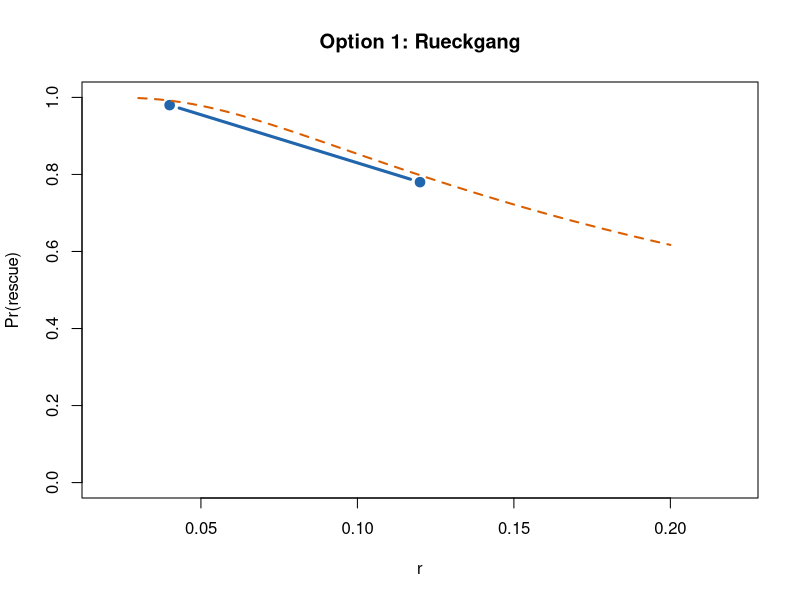
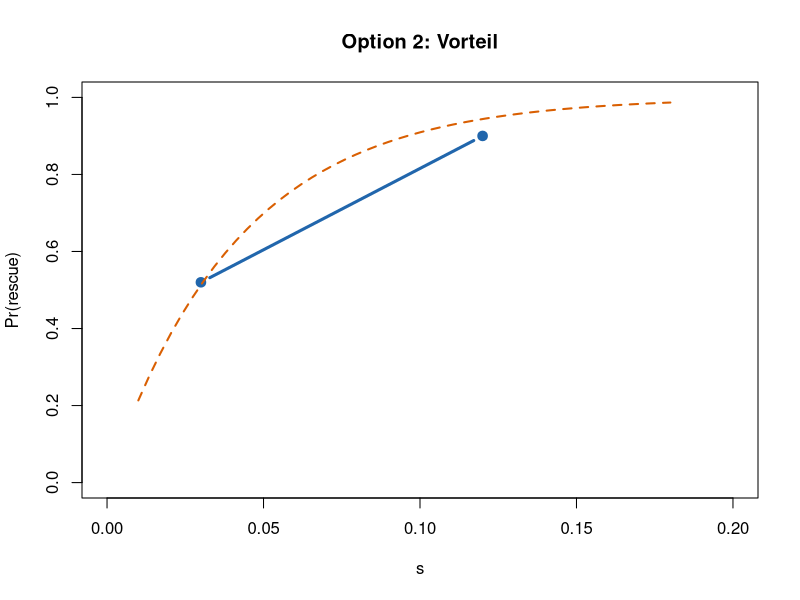
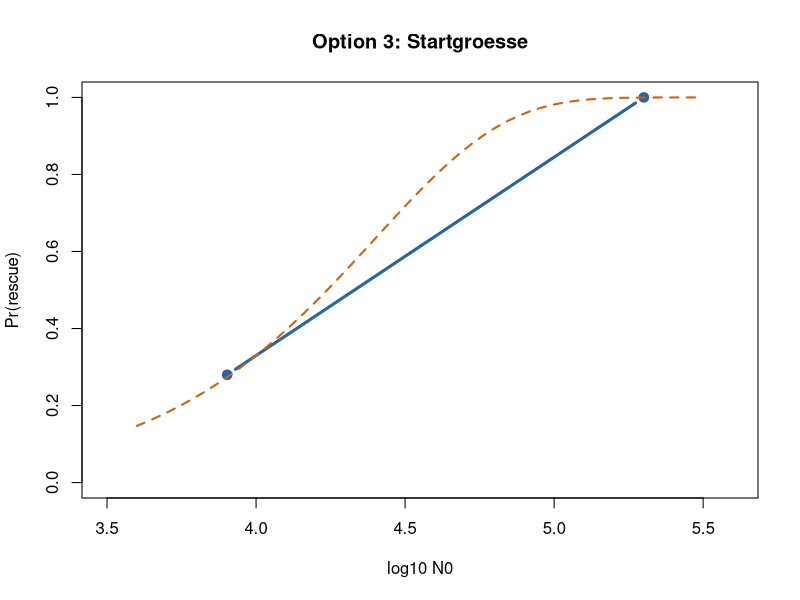

Recreate these plots in R, in order.
## ---- chunk 1
p_rescue_approx <- function(N0, r, s, U) {
  1 - exp(-2 * N0 * U * s / pmax(r, 1e-12))
}

one_rescue_run <- function(N0, r, s, U, max_gen = 180) {
  n_wt <- N0
  n_mut <- 0
  established <- FALSE
  N <- numeric(max_gen + 1)
  N[1] <- N0
  u <- min(1, max(0, 2 * s))
  for (t in seq_len(max_gen)) {
    if (!established && n_wt >= 1) {
      n_new <- rpois(1, lambda = U * n_wt)
      if (n_new > 0 && any(runif(n_new) < u)) {
        established <- TRUE
        n_mut <- 1
      }
    }
    n_wt <- n_wt * (1 - r)
    if (n_wt < 1) n_wt <- 0
    if (established) n_mut <- n_mut * (1 + s)
    tot <- n_wt + n_mut
    N[t + 1] <- tot
    if (!established && n_wt < 1) {
      if (t < max_gen) N[(t + 2):(max_gen + 1)] <- 0
      break
    }
  }
  list(rescued = established && (n_wt + n_mut) >= 1,
       N = pmax(N, 0), generation = 0:max_gen)
}

rescue_rate <- function(N0, r, s, U, n_reps = 80, max_gen = 160) {
  mean(replicate(n_reps, one_rescue_run(N0, r, s, U, max_gen)$rescued))
}
## ---- chunk 2
# Parameter aendern
set.seed(11)
N0 <- 8e4
s <- 0.08
U <- 1.5e-5
r_values <- c(0.04, 0.12)
n_reps <- 50
p_hat <- numeric(length(r_values))
for (i in seq_along(r_values)) {
  p_hat[i] <- rescue_rate(N0, r_values[i], s, U, n_reps = n_reps)
}
plot(r_values, p_hat, type = "b", pch = 19, lwd = 3, col = "#2166ac",
     xlim = c(0.02, 0.22), ylim = c(0, 1),
     xlab = "r", ylab = "Pr(rescue)",
     main = "Option 1: Rueckgang")
r_line <- seq(0.03, 0.20, length.out = 50)
lines(r_line, p_rescue_approx(N0, r_line, s, U),
      lwd = 2, lty = 2, col = "#d95f02")
## ---- chunk 3
set.seed(11)
N0 <- 8e4
r <- 0.10
U <- 1.5e-5
s_values <- c(0.03, 0.12)
n_reps <- 50
p_hat <- numeric(length(s_values))
for (i in seq_along(s_values)) {
  p_hat[i] <- rescue_rate(N0, r, s_values[i], U, n_reps = n_reps)
}
plot(s_values, p_hat, type = "b", pch = 19, lwd = 3, col = "#2166ac",
     xlim = c(0, 0.20), ylim = c(0, 1),
     xlab = "s", ylab = "Pr(rescue)",
     main = "Option 2: Vorteil")
s_line <- seq(0.01, 0.18, length.out = 50)
lines(s_line, p_rescue_approx(N0, r, s_line, U),
      lwd = 2, lty = 2, col = "#d95f02")
## ---- chunk 4
set.seed(11)
s <- 0.10
U <- 2e-5
r <- 0.10
N0_values <- c(8e3, 2e5)
n_reps <- 50
p_hat <- numeric(length(N0_values))
for (i in seq_along(N0_values)) {
  p_hat[i] <- rescue_rate(N0_values[i], r, s, U, n_reps = n_reps)
}
plot(log10(N0_values), p_hat, type = "b", pch = 19, lwd = 3, col = "#2166ac",
     xlim = c(3.5, 5.6), ylim = c(0, 1),
     xlab = "log10 N0", ylab = "Pr(rescue)",
     main = "Option 3: Startgroesse")
n_line <- 10^seq(3.6, 5.5, length.out = 50)
lines(log10(n_line), p_rescue_approx(n_line, r, s, U),
      lwd = 2, lty = 2, col = "#d95f02")
